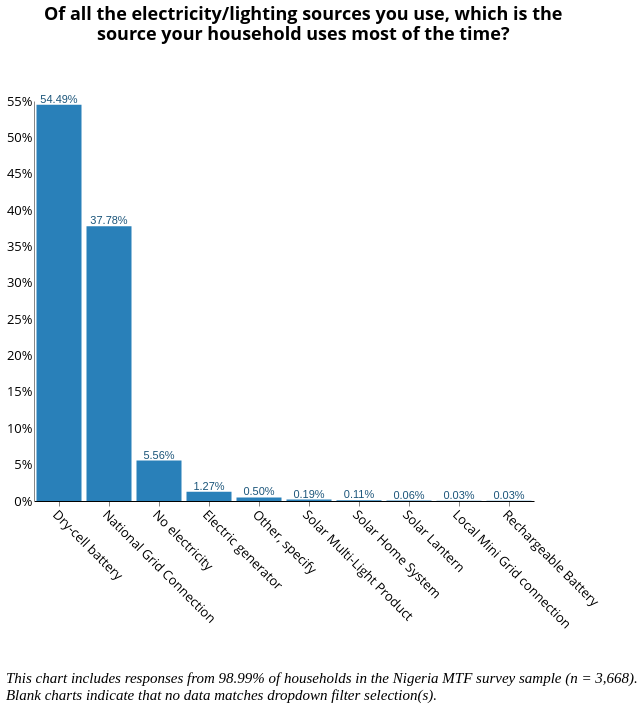

Describe this chart as a Vega-Lite specification.
### Vega-Lite specification from a JSON file in a GitHub repository (floating-point values rounded to 4 significant figures; data arrays with more than 128 entries replaced by an {"elided": "..."} marker saying what was removed)
{"width": 800, "height": 400, "config": {"title": {"fontSize": 18, "font": "Open Sans", "anchor": "center", "fontColor": "#000000"}, "axisX": {"domain": true, "domainColor": "#000000", "grid": false, "labelFont": "Open Sans", "labelFontSize": 13, "titleFont": "Open Sans", "titleFontSize": 13, "titleFontWeight": "normal", "title": "X Axis Title (units)", "labelAngle": 45}, "axisY": {"domain": true, "grid": false, "gridColor": "#DEDDDD", "gridWidth": 1, "labelFont": "Open Sans", "labelFontSize": 13, "labelAngle": 0, "ticks": false, "titleFont": "Open Sans", "titleFontSize": 13, "titleFontWeight": "normal", "titlePadding": 10, "title": "Y Axis Title (units)"}, "range": {"category": ["#2980B9", "#003366", "#FFAE19", "#FF4500", "#438B28", "#45B39D", "#99ADC1", "#212F3C"]}, "legend": {"labelFont": "Open Sans", "labelFontSize": 13, "symbolType": "square", "symbolSize": 100, "titleFont": "Open Sans", "titleFontSize": 13, "titleFontWeight": "normal", "title": "Legend", "orient": "right", "offset": 0}, "tooltip": {"font": "Open Sans"}, "view": {"stroke": "transparent", "text": {"font": "Open Sans", "color": ["#2980B9", "#003366", "#FFAE19", "#FF4500", "#438B28", "#45B39D", "#99ADC1", "#212F3C"], "fontSize": 13, "align": "right", "fontWeight": 400, "size": 13}, "bar": {"size": 40, "binSpacing": 1, "continuousBandSize": 30, "discreteBandSize": 30, "stroke": false}}}, "concat": [{"layer": [{"mark": {"type": "bar", "color": "#2980b9"}, "encoding": {"tooltip": {"type": "nominal", "field": "c182"}, "x": {"type": "nominal", "axis": {"title": " "}, "field": "c182", "sort": {"field": "c182", "op": "count", "order": "descending"}}, "y": {"type": "quantitative", "aggregate": "sum", "axis": {"format": "%", "title": ""}, "field": "pct"}}, "height": 400, "selection": {"selector035": {"type": "single", "fields": ["i19a"], "bind": {"input": "select", "options": [null, "Wood purchased", "Wood collected", "Crop Residue/Plant Biomass", "Kerosene", "Charcoal", "LPG/cooking gas", "Electric", "Charcoal Briquettes", "Garbage", "Piped Natural Gas", "Coal Briquette", "Biomass Briquette", "Other, specify", "Coal/lignite"], "labels": ["All Fuel Types", "Wood purchased", "Wood collected", "Crop Residue/Plant Biomass", "Kerosene", "Charcoal", "LPG/cooking gas", "Electric", "Charcoal Briquettes", "Garbage", "Piped Natural Gas", "Coal Briquette", "Biomass Briquette", "Other", "Coal/lignite"], "name": "Primary Source of Cooking Fuel  "}}, "selector034": {"type": "single", "fields": ["primary_stove"], "bind": {"input": "select", "options": [null, "3-Stone/Open Fire Stove", "Koresone Stove", "Missing Data", "Manufactured Stove Traditional", "LPG/Natural Gas Stove", "Electric Stove"], "labels": ["All Stove Types", "3-Stone/Open Fire Stove", "Kerosene Stove", "Primary Stove Not Listed", "Manufactured Stove Traditional", "LPG/Natural Gas Stove", "Electric Stove"], "name": "Primary Stove  "}}, "selector033": {"type": "single", "fields": ["c2"], "bind": {"input": "select", "options": [null, "Yes", "No"], "labels": ["All Responses", "Yes", "No"], "name": "Is the household connected to the national grid?  "}}, "selector031": {"type": "single", "fields": ["locality"], "bind": {"input": "select", "options": [null, 0, 1], "labels": ["National", "Urban", "Rural"], "name": "Locality Breakdown  "}}, "selector032": {"type": "single", "fields": ["elc_aggr_tier"], "bind": {"input": "select", "options": [null, "Tier 0", "Tier 1", "Tier 2", "Tier 3", "Tier 4", "Tier 5"], "labels": ["All Tiers", "Tier 0", "Tier 1", "Tier 2", "Tier 3", "Tier 4", "Tier 5"], "name": "Electricity Tiers  "}}}, "title": {"text": ["Of all the electricity/lighting sources you use, which is the", "source your household uses most of the time?"], "color": "black", "subtitleColor": "black", "offset": 50}, "transform": [{"joinaggregate": [{"op": "count", "field": "*", "as": "total"}]}, {"calculate": "1 / datum.total", "as": "pct"}], "width": 500}, {"mark": {"type": "text", "align": "center", "baseline": "bottom", "color": "#1b557a"}, "encoding": {"text": {"type": "quantitative", "aggregate": "sum", "field": "pct", "format": ".2%"}, "tooltip": {"type": "nominal", "field": "c182"}, "x": {"type": "nominal", "axis": {"title": " "}, "field": "c182", "sort": {"field": "c182", "op": "count", "order": "descending"}}, "y": {"type": "quantitative", "aggregate": "sum", "axis": {"format": "%", "title": ""}, "field": "pct"}}, "height": 400, "title": {"text": ["Of all the electricity/lighting sources you use, which is the", "source your household uses most of the time?"], "color": "black", "subtitleColor": "black", "offset": 50}, "transform": [{"joinaggregate": [{"op": "count", "field": "*", "as": "total"}]}, {"calculate": "1 / datum.total", "as": "pct"}], "width": 500}], "transform": [{"filter": {"selection": "selector035"}}, {"filter": {"selection": "selector034"}}, {"filter": {"selection": "selector033"}}, {"filter": {"selection": "selector031"}}, {"filter": {"selection": "selector032"}}]}], "data": {"name": "data-825c9bbaf4cf11fe9791720fdbdde021"}, "title": {"text": ["", "", "This chart includes responses from 98.99% of households in the Nigeria MTF survey sample (n = 3,668).", "Blank charts indicate that no data matches dropdown filter selection(s)."], "anchor": "start", "baseline": "bottom", "font": "Times New Roman", "fontSize": 15, "fontStyle": "italic", "fontWeight": "normal", "orient": "bottom"}, "$schema": "https://vega.github.io/schema/vega-lite/v4.8.1.json", "datasets": {"data-825c9bbaf4cf11fe9791720fdbdde021": {"elided": "3632 records"}}}
